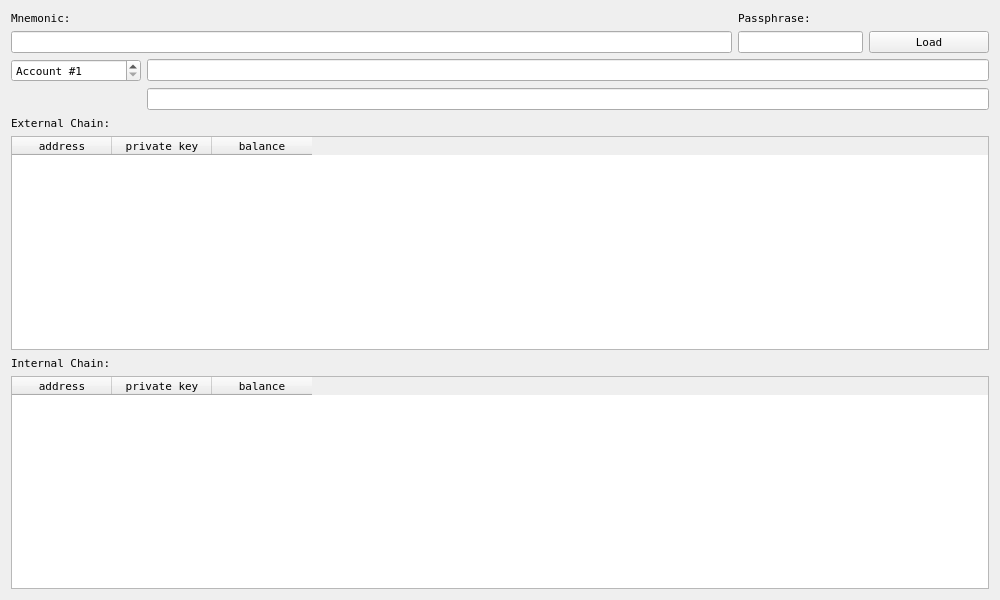
<?xml version="1.0" encoding="UTF-8"?>
<ui version="4.0">
 <class>MainWindow</class>
 <widget class="QMainWindow" name="MainWindow">
  <property name="geometry">
   <rect>
    <x>0</x>
    <y>0</y>
    <width>1000</width>
    <height>600</height>
   </rect>
  </property>
  <property name="font">
   <font>
    <family>DejaVu Sans Mono</family>
    <pointsize>8</pointsize>
   </font>
  </property>
  <property name="windowTitle">
   <string>Trezor</string>
  </property>
  <widget class="QWidget" name="centralWidget">
   <layout class="QGridLayout" name="gridLayout">
    <item row="4" column="1" colspan="3">
     <widget class="QLineEdit" name="lineXpub"/>
    </item>
    <item row="1" column="2">
     <widget class="QLineEdit" name="editPassphrase">
      <property name="sizePolicy">
       <sizepolicy hsizetype="Fixed" vsizetype="Fixed">
        <horstretch>0</horstretch>
        <verstretch>0</verstretch>
       </sizepolicy>
      </property>
     </widget>
    </item>
    <item row="1" column="3">
     <widget class="QPushButton" name="buttonLoad">
      <property name="sizePolicy">
       <sizepolicy hsizetype="Fixed" vsizetype="Fixed">
        <horstretch>0</horstretch>
        <verstretch>0</verstretch>
       </sizepolicy>
      </property>
      <property name="maximumSize">
       <size>
        <width>120</width>
        <height>16777215</height>
       </size>
      </property>
      <property name="text">
       <string>Load</string>
      </property>
     </widget>
    </item>
    <item row="7" column="0" colspan="4">
     <widget class="QTableWidget" name="listAddress">
      <column>
       <property name="text">
        <string>address</string>
       </property>
      </column>
      <column>
       <property name="text">
        <string>private key</string>
       </property>
      </column>
      <column>
       <property name="text">
        <string>balance</string>
       </property>
      </column>
     </widget>
    </item>
    <item row="9" column="0" colspan="4">
     <widget class="QTableWidget" name="listChange">
      <column>
       <property name="text">
        <string>address</string>
       </property>
      </column>
      <column>
       <property name="text">
        <string>private key</string>
       </property>
      </column>
      <column>
       <property name="text">
        <string>balance</string>
       </property>
      </column>
     </widget>
    </item>
    <item row="0" column="0">
     <widget class="QLabel" name="labelMnemonic">
      <property name="text">
       <string>Mnemonic:</string>
      </property>
     </widget>
    </item>
    <item row="0" column="2">
     <widget class="QLabel" name="labelPassphrase">
      <property name="text">
       <string>Passphrase:</string>
      </property>
     </widget>
    </item>
    <item row="5" column="0">
     <widget class="QLabel" name="labelExternal">
      <property name="text">
       <string>External Chain:</string>
      </property>
     </widget>
    </item>
    <item row="8" column="0">
     <widget class="QLabel" name="labelInternal">
      <property name="text">
       <string>Internal Chain:</string>
      </property>
     </widget>
    </item>
    <item row="2" column="0">
     <widget class="QSpinBox" name="spinAccount">
      <property name="maximumSize">
       <size>
        <width>130</width>
        <height>16777215</height>
       </size>
      </property>
      <property name="prefix">
       <string>Account #</string>
      </property>
      <property name="minimum">
       <number>1</number>
      </property>
      <property name="maximum">
       <number>2147483647</number>
      </property>
     </widget>
    </item>
    <item row="1" column="0" colspan="2">
     <widget class="QLineEdit" name="editMnemonic"/>
    </item>
    <item row="2" column="1" colspan="3">
     <widget class="QLineEdit" name="lineXprv"/>
    </item>
   </layout>
  </widget>
 </widget>
 <layoutdefault spacing="6" margin="11"/>
 <tabstops>
  <tabstop>editMnemonic</tabstop>
  <tabstop>editPassphrase</tabstop>
  <tabstop>buttonLoad</tabstop>
  <tabstop>spinAccount</tabstop>
  <tabstop>listAddress</tabstop>
  <tabstop>listChange</tabstop>
 </tabstops>
 <resources/>
 <connections/>
</ui>
